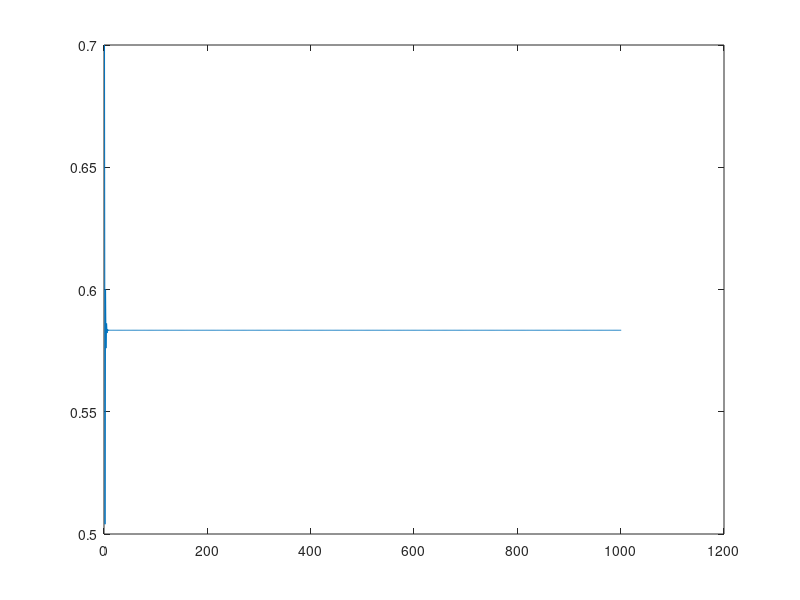

MATLAB code for this plot:
clear all
close all

y(1)=0.7;
r=2.4;%Población estable y controlada
%r=0.4;%Población se extingue
%r=3.89; %Población caótica
 k=1;
for i=1:1000

y(i+1)=r*y(i)*(k-y(i));
plot(y);
pause(0.00001)
end
